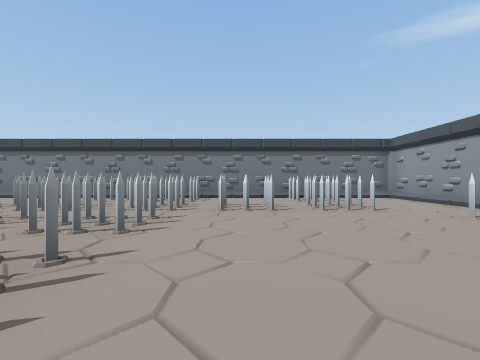
view 1 (above)

16 first-person views from a walk through a Unity game level. The camera is 1.2 m above the floor, looks level and sees 90° across. The floor is counted in squares, 2 m on a side. Each view is taken from the middle of a square. On the plan, view 1 faces up. The plan holds only what a view shows up to about 9 squares ahead; the rest is blank. The place goes on beyond the plan. The player is left out. Some animated figures are left out.

view 2
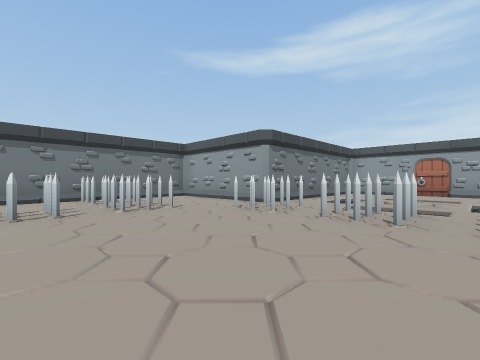

view 3
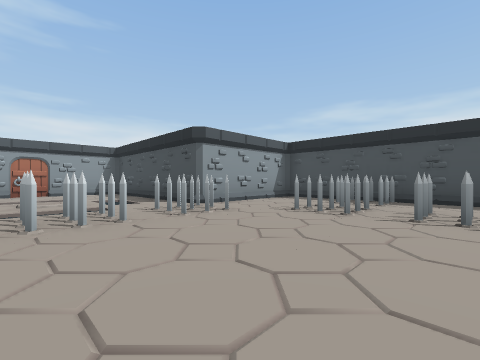

view 4
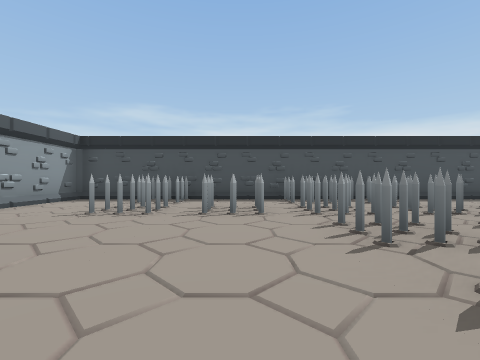

view 5
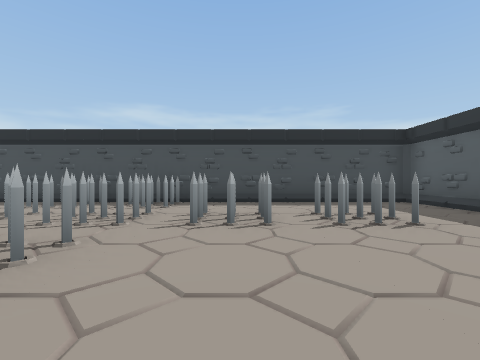

view 6
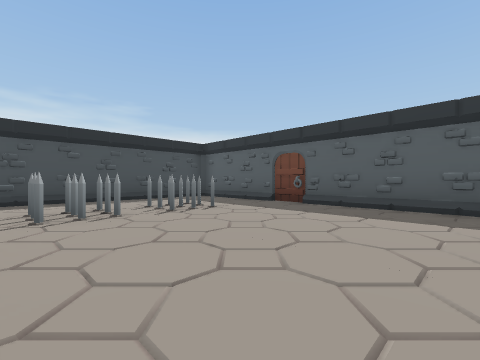

view 7
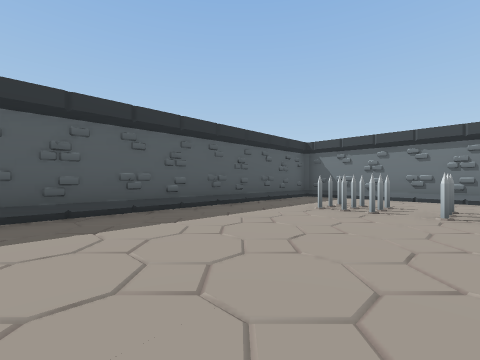

view 8
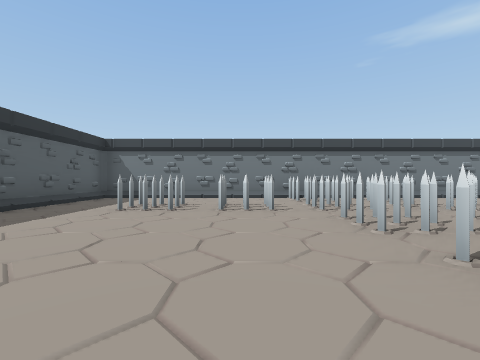

view 9
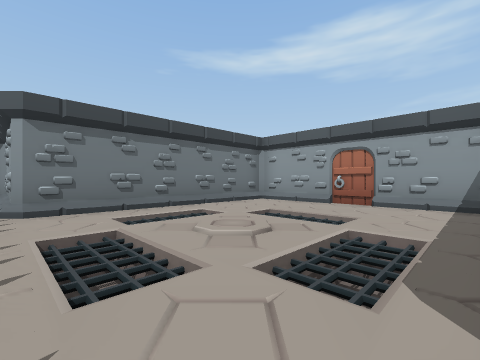

view 10
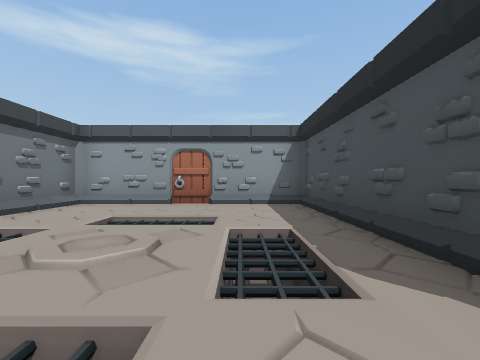

view 11
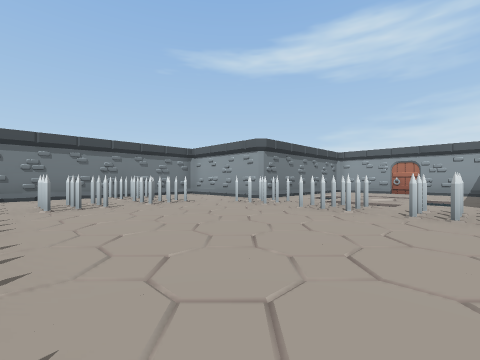

view 12
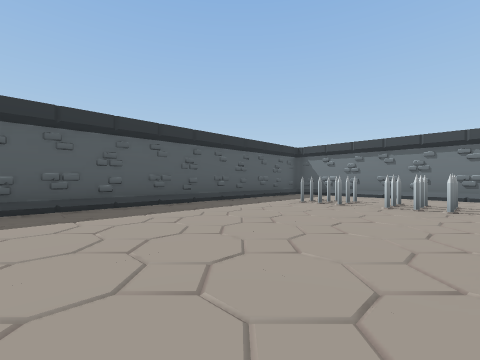

view 13
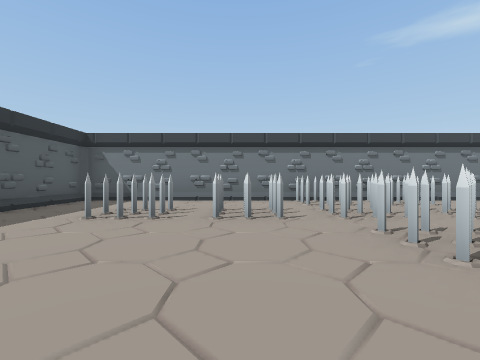

view 14
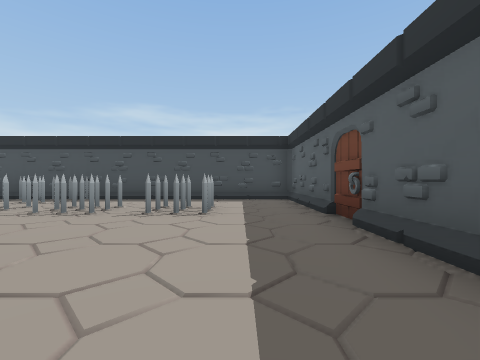

view 15
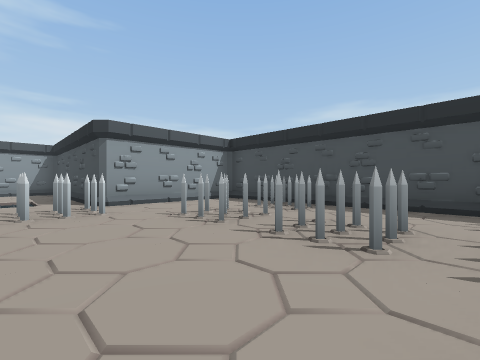

view 16
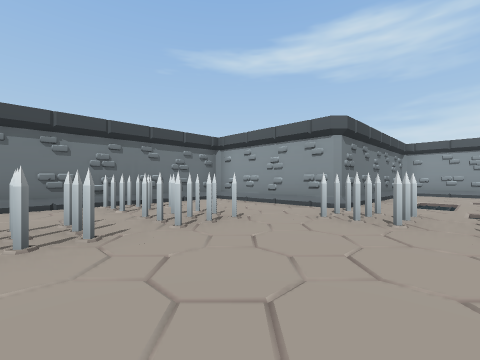

### Floor plan
Key: @ floor where view 1 was taken; # wall or solid block; . main floor; - floor 0.25 m lower than the main floor; _ floor 0.5 m lower than the main floor; / step, stairs or slope; v drop or lower ground; O other object.
Columns run from 11 left of view 1 to 12 right of it. Each row starts with its distance up from view 1.
  9   ###############
  8 ###...#O#O#.#O#.#
  7 #......   ... ..#
  6 #......   ... ..#
  5 #..O.O.O O.O.O..##  ###
  4 #......   ....../####.#
  3 #......O O.....O//v-..#
  2 #......   ......//.._.##
  1 #......O O.....O/v..v..#
  0 #......   .@...../v-..##
 -1 #......O O.....O......#
 -2 #......   ......#######
 -3 #..O.O.O O.O.O..#
 -4 #......   ... ..#
 -5 #......   ... ..#
 -6 #######O#O###O###

Positions as (right, up) in squares from view 1, and headings:
1: (0, 0), facing up
2: (0, 0), facing up-right
3: (0, 2), facing down-right
4: (0, 2), facing down
5: (-6, 1), facing down
6: (-5, 2), facing down-left
7: (-6, 0), facing up-left
8: (-6, 0), facing up
9: (5, -1), facing up-right
10: (5, 0), facing right
11: (-1, -1), facing up-right
12: (-5, -1), facing up-left
13: (-6, 1), facing up
14: (-9, 2), facing down
15: (-1, 0), facing down-right
16: (0, 2), facing up-right
